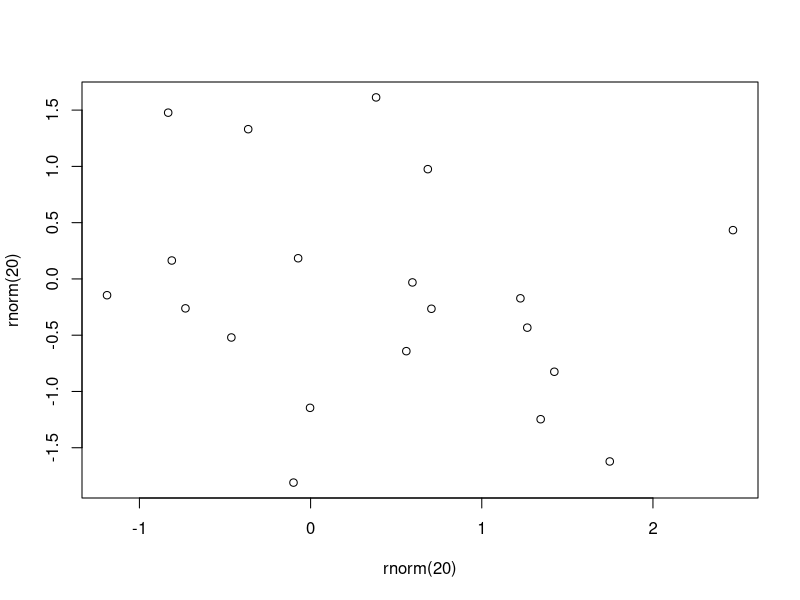

Here is the R script that generated this plot:
## ---- chunk 1
plot(rnorm(20),rnorm(20))
